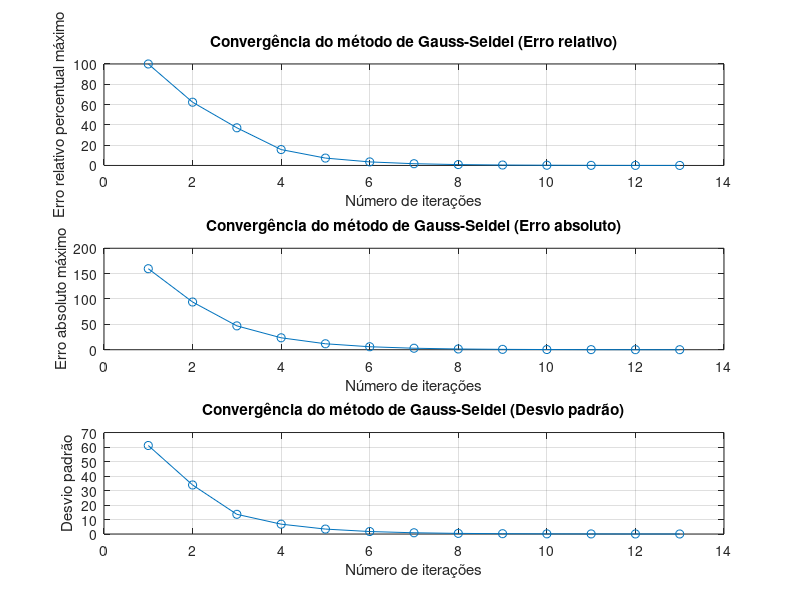

The MATLAB script that drew this image:
% Montar a matriz A e o vetor b
A = [0.8, -0.4, 0;
     -0.4, 0.8, -0.4;
     0, -0.4, 0.8];
b = [41; 25; 105];

% Número de variáveis
n = length(b);

% Critério de parada (erro relativo percentual)
Es = 0.05; % 5%

% Inicializar o vetor de soluções x
x = zeros(n, 1);
x_old = x;

% Inicializar o contador de iterações e os vetores para armazenar os erros
iteration = 0;
errors_relative = [];
errors_absolute = [];
std_devs = [];

% Gauss-Seidel
while true
  iteration += 1;
  
  % Atualizar as soluções
  for i = 1:n
    x(i) = (b(i) - A(i, [1:i-1, i+1:n]) * x([1:i-1, i+1:n])) / A(i, i);
  end
  
  % Calcular o erro relativo percentual e o erro absoluto
  relative_error = abs((x - x_old) ./ x) * 100;
  absolute_error = abs(x - x_old);
  
  % Armazenar o erro máximo e o desvio padrão na lista de erros e desvios padrão
  errors_relative = [errors_relative, max(relative_error)];
  errors_absolute = [errors_absolute, max(absolute_error)];
  std_devs = [std_devs, std(absolute_error)];
  
  % Exibir a iteração e a solução atual
  disp(['Iteração ', num2str(iteration), ':']);
  disp(x);
  
  % Verificar se o erro relativo percentual máximo é menor que Es
  if max(relative_error) < Es
    break;
  end
  
  % Atualizar x_old
  x_old = x;
end

% Exibir o número de iterações e a solução final
disp(['Número de iterações: ', num2str(iteration)]);
disp(['Solução final:']);
disp(x);

% Gerar gráficos de convergência
figure;
subplot(3, 1, 1);
plot(1:iteration, errors_relative, 'o-');
xlabel('Número de iterações');
ylabel('Erro relativo percentual máximo');
title('Convergência do método de Gauss-Seidel (Erro relativo)');
grid on;

subplot(3, 1, 2);
plot(1:iteration, errors_absolute, 'o-');
xlabel('Número de iterações');
ylabel('Erro absoluto máximo');
title('Convergência do método de Gauss-Seidel (Erro absoluto)');
grid on;

subplot(3, 1, 3);
plot(1:iteration, std_devs, 'o-');
xlabel('Número de iterações');
ylabel('Desvio padrão');
title('Convergência do método de Gauss-Seidel (Desvio padrão)');
grid on;
